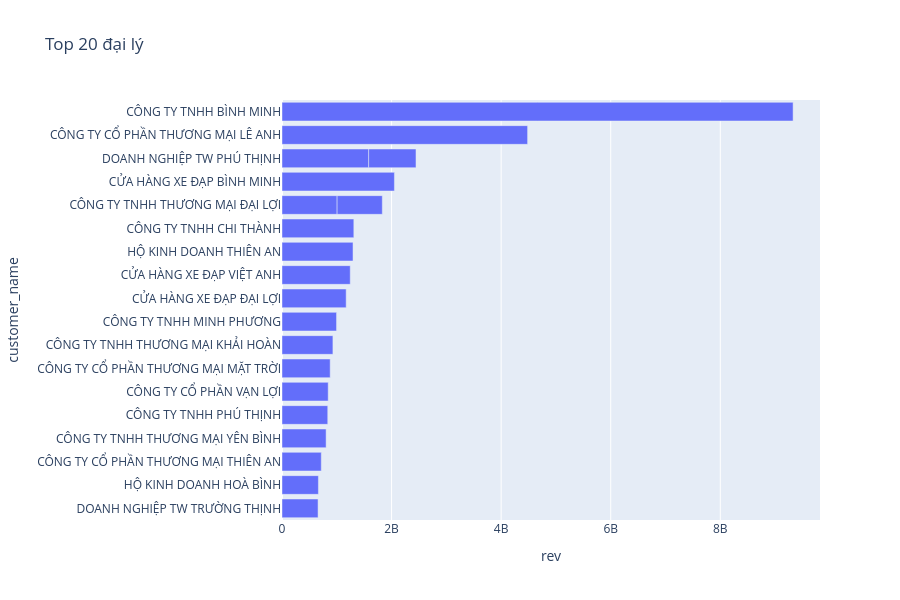

Notebook code for this chart:
### Code cell
t20 = fact_sales_clean.groupby(['customer_code','customer_name']).agg(rev=('line_total','sum')).reset_index().nlargest(20,'rev')
fig = px.bar(t20, x='rev', y='customer_name', orientation='h', title='Top 20 đại lý')
fig.update_layout(yaxis={'categoryorder':'total ascending'}, height=600)
fig.show()

### Figure 1 — Plotly figure (JSON) as saved in the notebook; plotly's stock layout.template omitted (floating-point values rounded to 4 significant figures)
{"data": [{"hovertemplate": "rev=%{x}<br>customer_name=%{y}<extra></extra>", "legendgroup": "", "marker": {"color": "#636efa", "pattern": {"shape": ""}}, "name": "", "orientation": "h", "showlegend": false, "textposition": "auto", "type": "bar", "x": [9328877990, 4483061201, 2051874075, 1582007777, 1311043282, 1296497961, 1245541485, 1171219711, 1006039625, 995606046, 929375530, 879429808, 863634171, 843211733, 835165448, 824872376, 805176242, 716997625, 664481428, 658180854], "xaxis": "x", "y": ["CÔNG TY TNHH BÌNH MINH", "CÔNG TY CỔ PHẦN THƯƠNG MẠI LÊ ANH", "CỬA HÀNG XE ĐẠP BÌNH MINH", "DOANH NGHIỆP TW PHÚ THỊNH", "CÔNG TY TNHH CHI THÀNH", "HỘ KINH DOANH THIÊN AN", "CỬA HÀNG XE ĐẠP VIỆT ANH", "CỬA HÀNG XE ĐẠP ĐẠI LỢI", "CÔNG TY TNHH THƯƠNG MẠI ĐẠI LỢI", "CÔNG TY TNHH MINH PHƯƠNG", "CÔNG TY TNHH THƯƠNG MẠI KHẢI HOÀN", "CÔNG TY CỔ PHẦN THƯƠNG MẠI MẶT TRỜI", "DOANH NGHIỆP TW PHÚ THỊNH", "CÔNG TY CỔ PHẦN VẠN LỢI", "CÔNG TY TNHH PHÚ THỊNH", "CÔNG TY TNHH THƯƠNG MẠI ĐẠI LỢI", "CÔNG TY TNHH THƯƠNG MẠI YÊN BÌNH", "CÔNG TY CỔ PHẦN THƯƠNG MẠI THIÊN AN", "HỘ KINH DOANH HOÀ BÌNH", "DOANH NGHIỆP TW TRƯỜNG THỊNH"], "yaxis": "y"}], "layout": {"barmode": "relative", "height": 600, "legend": {"tracegroupgap": 0}, "title": {"text": "Top 20 đại lý"}, "xaxis": {"anchor": "y", "domain": [0.0, 1.0], "title": {"text": "rev"}}, "yaxis": {"anchor": "x", "categoryorder": "total ascending", "domain": [0.0, 1.0], "title": {"text": "customer_name"}}}}
